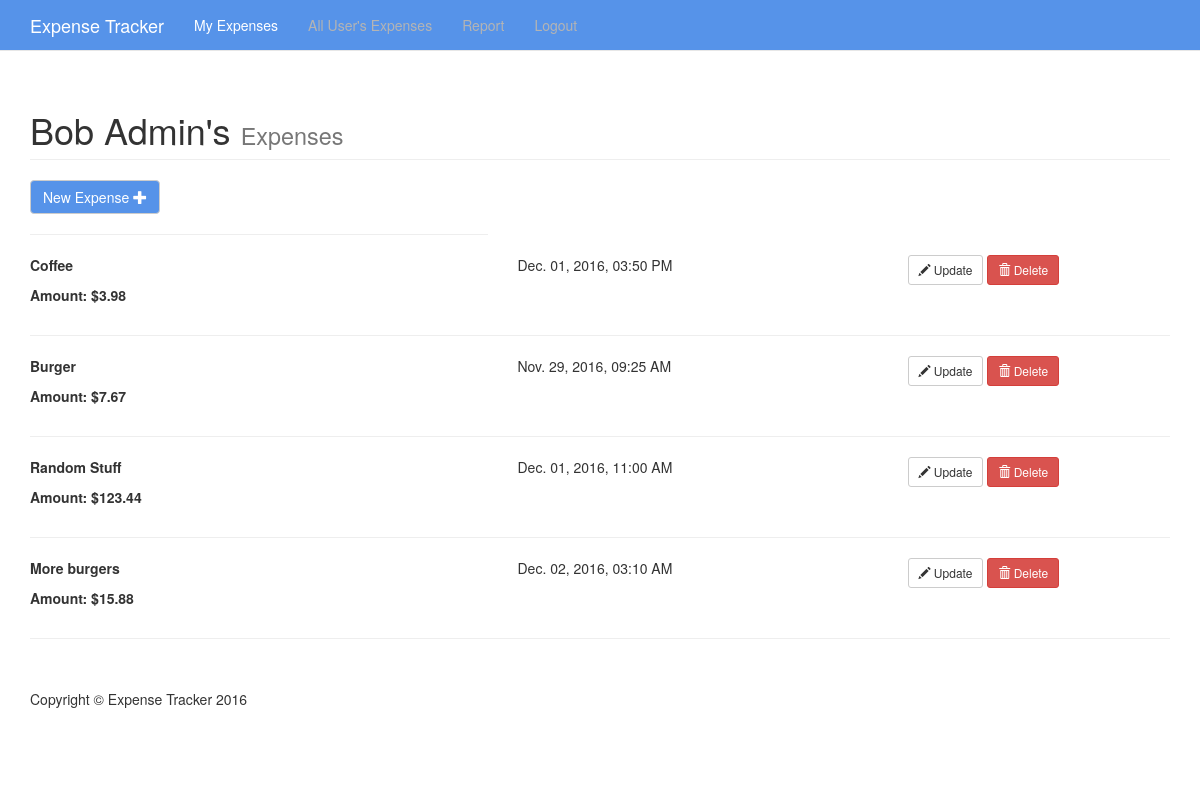
The app's page / (signed in), older data.
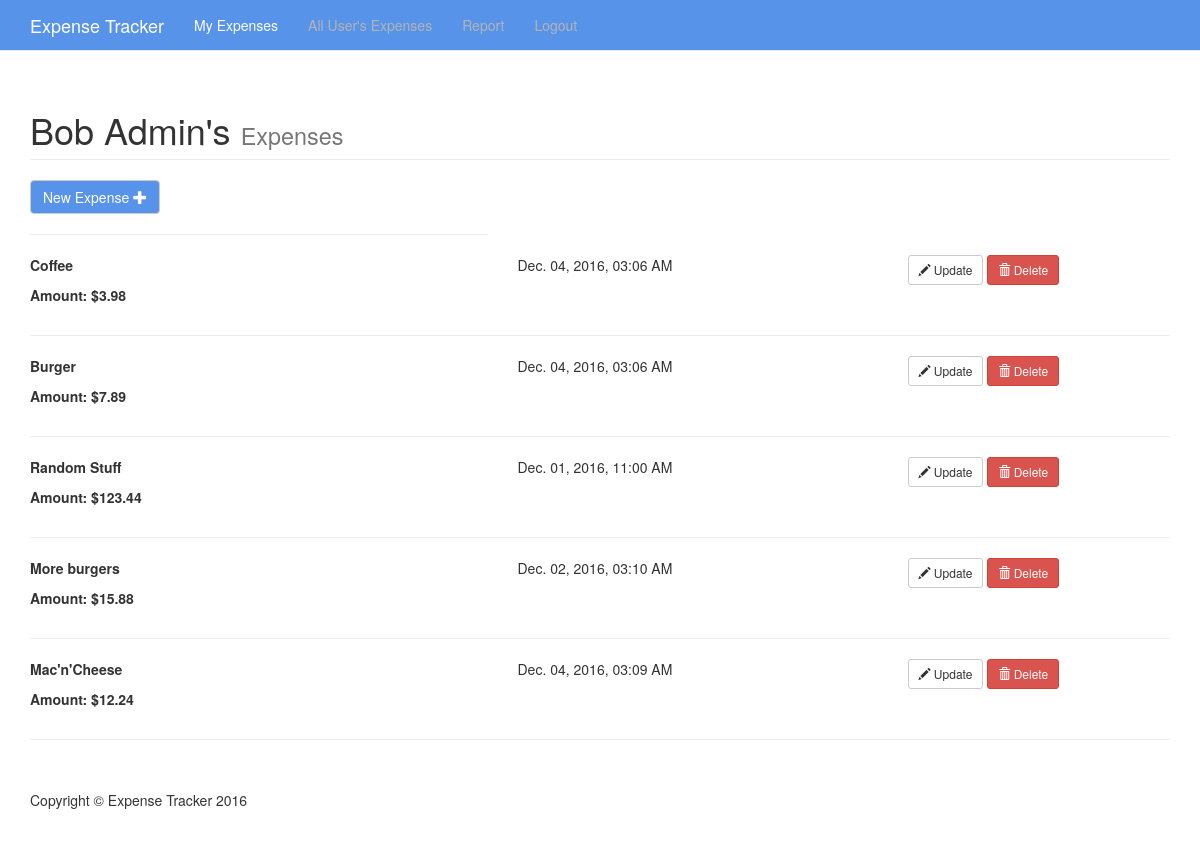
The same page, newer data.
### tracker/models.py (models this page shows, shortened)
class Expense(models.Model):
	owner = models.ForeignKey(User, on_delete=models.CASCADE)
	date_time = models.DateTimeField(auto_now=False, auto_now_add=False)
	amount = models.DecimalField(max_digits=19, decimal_places=2)
	description = models.TextField()
	def to_json(self):
		date_time_str = self.date_time.strftime("%b. %d, %Y, %I:%M %p")
		return dict(id=self.id, owner=[self.owner.first_name, self.owner.last_name], date_time=date_time_str, amount=str(self.amount), description=self.description)

### tracker/views.py (the view)
# urls.py: url(r'^$', views.index, name='index'),
@login_required(login_url='/signin/')
def index(request):
	context = {}
	user_expenses = Expense.objects.filter(owner=request.user)
	user_expenses = map(lambda x: x.to_json(), user_expenses)
	context['expenses'] = user_expenses
	return render(request, 'tracker/expenses.html', context)

### tracker/templates/tracker/expenses.html (shortened to what this page needs)
{% load static %}
<!DOCTYPE html>
<html lang="en">
<head>
  	<link rel="stylesheet" href="https://maxcdn.bootstrapcdn.com/bootstrap/3.3.7/css/bootstrap.min.css">
    <link href="{% static 'tracker/css/expenses.css' %}" rel="stylesheet">
    <link href="{% static 'tracker/css/jquery.simple-dtpicker.css' %}" rel="stylesheet">
</head>
<body>
    <nav class="navbar navbar-default navbar-fixed-top" role="navigation">
        <div class="container">
            <div class="navbar-header">
                <a class="navbar-brand" href="#">Expense Tracker</a>
            </div>
            <div class="collapse navbar-collapse" id="bs-example-navbar-collapse-1">
                <ul class="nav navbar-nav">
                    <li>
                        <a href="#" style="color: white" id="my_expenses_a" onclick="get_expenses('{% url 'get_expenses' %}', 'false', '{{ user.first_name }} ' + '{{ user.last_name }}' ,'{{ csrf_token }}')">My Expenses</a>
                    </li>
                    {% if user.is_staff %}
                    <li>
                        <a href="#" id="all_user_expenses_a" onclick="get_expenses('{% url 'get_expenses' %}', 'true', '{{ user.first_name }} ' + '{{ user.last_name }}', '{{ csrf_token }}')">All User's Expenses</a>
                    </li>
                    {% endif %}
                    <li>
                        <a href="#" id="report_a" onclick="get_report('{% url 'get_report' %}', '{{ user.first_name }} ' + '{{ user.last_name }}', '{{ csrf_token }}')">Report</a>
                    </li>
                    <li>
                        <a href="/logout/">Logout</a>
                    </li>
                </ul>
            </div>
        </div>
    </nav>
    <div class="container">
        {% if user.is_authenticated %}
        <div class="row">
            <div class="col-lg-12" id="managing_page_header">
                <h1 class="page-header">{{ user.first_name }} {{user.last_name}}'s
                    <small>Expenses</small>
                </h1>
            </div>
            <div id='add_expense_div' class="col-md-5">
                <a class="btn btn-default" href="#" id='new_expense_btn' data-toggle="modal" data-target="#new_expense_modal">New Expense <span class="glyphicon glyphicon-plus"></span></a>
                <hr>
            </div>
        </div>
        {% if expenses %}
        <div id="expenses_div">
            {% for expense in expenses %}
            <div id="expense{{expense.id}}" class="row">
                <div id="desc_and_amount" class="col-md-5">
	                <p style="font-weight: bold">{{ expense.description }}</p>
                    <p style="font-weight: bold">Amount: ${{ expense.amount }}</p>
                </div>
                <div id="date_and_time" class="col-md-4">
                	{{ expense.date_time }}
                </div>
                <div id='action_buttons_div' class="col-md-2">
	                <button type="button" onclick="update_expense({% url 'update_expense' %}, 'expense{{expense.id}}', '{{ csrf_token }}')" class="btn btn-default btn-sm">
	  				<span class="glyphicon glyphicon-pencil" aria-hidden="true"></span> Update
					</button>
	                <button type="button" onclick="delete_expense({% url 'delete_expense' %}, 'expense{{expense.id}}', '{{ csrf_token }}')" class="btn btn-danger btn-sm">
	  				<span class="glyphicon glyphicon-trash" aria-hidden="true"></span> Delete
					</button>
				</div>
            </div>
            <hr id="expense{{expense.id}}hr">
            {% endfor %}
        </div>
        {% endif %}
        {% else %}
            <h3>Please Login First!</h3>
            <hr>
        {% endif %}
        <footer>
            <div class="row">
                <div class="col-lg-12">
                    <p>Copyright &copy; Expense Tracker 2016</p>
                </div>
            </div>
        </footer>
    </div>
</body>
</html>

### tracker/static/tracker/css/expenses.css (style rules this page uses)
body { padding-top: 70px; }
footer { margin: 50px 0; }
.navbar-default { background-color: #5693e9; border-color: #E7E7E7; }
.navbar-default .navbar-brand { color: white; }
.navbar-default .navbar-nav > li > a { color: #B4B4B4; }
#new_expense_btn { background-color: #5693e9; color: white; }

Row changes from the older to the newer data that the page shows:
changed Expense "Coffee": date_time "2016-12-01 15:50:00" → "2016-12-04 03:06:00" (drawn)
added Expense: description "Mac'n'Cheese"
Text that changed along with them:
new list line: "Coffee"
new list line: "Amount: $ 3.98 Dec. 04, 2016, 03:06 AM Update Delete"
new list line: "Burger"
new list line: "Amount: $ 7.89 Dec. 04, 2016, 03:06 AM Update Delete"
new list line: "Amount: $ 12.24 Dec. 04, 2016, 03:09 AM Update Delete"
list line gone: "Coffee"
list line gone: "Amount: $ 3.98 Dec. 01, 2016, 03:50 PM Update Delete"
list line gone: "Burger"
list line gone: "Amount: $ 7.67 Nov. 29, 2016, 09:25 AM Update Delete"
